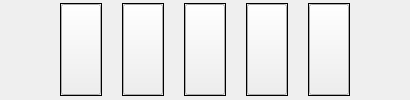
       <widget class="QWidget" name="Bottom" native="true">
        <property name="font">
         <font>
          <weight>50</weight>
          <bold>false</bold>
         </font>
        </property>
        <layout class="QHBoxLayout" name="bottom">
         <property name="spacing">
          <number>20</number>
         </property>
         <property name="sizeConstraint">
          <enum>QLayout::SetNoConstraint</enum>
         </property>
         <property name="leftMargin">
          <number>60</number>
         </property>
         <property name="topMargin">
          <number>3</number>
         </property>
         <property name="rightMargin">
          <number>60</number>
         </property>
         <property name="bottomMargin">
          <number>4</number>
         </property>
         <item>
          <widget class="QFrame" name="fm20">
           <property name="frameShape">
            <enum>QFrame::Box</enum>
           </property>
           <property name="frameShadow">
            <enum>QFrame::Plain</enum>
           </property>
           <layout class="QHBoxLayout" name="horizontalLayout_5">
            <property name="spacing">
             <number>0</number>
            </property>
            <property name="leftMargin">
             <number>0</number>
            </property>
            <property name="topMargin">
             <number>0</number>
            </property>
            <property name="rightMargin">
             <number>0</number>
            </property>
            <property name="bottomMargin">
             <number>0</number>
            </property>
            <item>
             <widget class="QPushButton" name="obj20">
              <property name="sizePolicy">
               <sizepolicy hsizetype="Preferred" vsizetype="Preferred">
                <horstretch>0</horstretch>
                <verstretch>0</verstretch>
               </sizepolicy>
              </property>
              <property name="baseSize">
               <size>
                <width>40</width>
                <height>40</height>
               </size>
              </property>
              <property name="checkable">
               <bool>true</bool>
              </property>
             </widget>
            </item>
           </layout>
          </widget>
         </item>
         <item>
          <widget class="QFrame" name="fm21">
           <property name="frameShape">
            <enum>QFrame::Box</enum>
           </property>
           <property name="frameShadow">
            <enum>QFrame::Plain</enum>
           </property>
           <layout class="QHBoxLayout" name="horizontalLayout_6">
            <property name="spacing">
             <number>0</number>
            </property>
            <property name="leftMargin">
             <number>0</number>
            </property>
            <property name="topMargin">
             <number>0</number>
            </property>
            <property name="rightMargin">
             <number>0</number>
            </property>
            <property name="bottomMargin">
             <number>0</number>
            </property>
            <item>
             <widget class="QPushButton" name="obj21">
              <property name="sizePolicy">
               <sizepolicy hsizetype="Preferred" vsizetype="Preferred">
                <horstretch>0</horstretch>
                <verstretch>0</verstretch>
               </sizepolicy>
              </property>
              <property name="checkable">
               <bool>true</bool>
              </property>
             </widget>
            </item>
           </layout>
          </widget>
         </item>
         <item>
          <widget class="QFrame" name="fm22">
           <property name="frameShape">
            <enum>QFrame::Box</enum>
           </property>
           <property name="frameShadow">
            <enum>QFrame::Plain</enum>
           </property>
           <layout class="QHBoxLayout" name="horizontalLayout_7">
            <property name="spacing">
             <number>0</number>
            </property>
            <property name="leftMargin">
             <number>0</number>
            </property>
            <property name="topMargin">
             <number>0</number>
            </property>
            <property name="rightMargin">
             <number>0</number>
            </property>
            <property name="bottomMargin">
             <number>0</number>
            </property>
            <item>
             <widget class="QPushButton" name="obj22">
              <property name="sizePolicy">
               <sizepolicy hsizetype="Preferred" vsizetype="Preferred">
                <horstretch>0</horstretch>
                <verstretch>0</verstretch>
               </sizepolicy>
              </property>
              <property name="checkable">
               <bool>true</bool>
              </property>
             </widget>
            </item>
           </layout>
          </widget>
         </item>
         <item>
          <widget class="QFrame" name="fm23">
           <property name="frameShape">
            <enum>QFrame::Box</enum>
           </property>
           <property name="frameShadow">
            <enum>QFrame::Plain</enum>
           </property>
           <layout class="QHBoxLayout" name="horizontalLayout_3">
            <property name="spacing">
             <number>0</number>
            </property>
            <property name="leftMargin">
             <number>0</number>
            </property>
            <property name="topMargin">
             <number>0</number>
            </property>
            <property name="rightMargin">
             <number>0</number>
            </property>
            <property name="bottomMargin">
             <number>0</number>
            </property>
            <item>
             <widget class="QPushButton" name="obj23">
              <property name="sizePolicy">
               <sizepolicy hsizetype="Preferred" vsizetype="Preferred">
                <horstretch>0</horstretch>
                <verstretch>0</verstretch>
               </sizepolicy>
              </property>
              <property name="checkable">
               <bool>true</bool>
              </property>
             </widget>
            </item>
           </layout>
          </widget>
         </item>
         <item>
          <widget class="QFrame" name="fm24">
           <property name="frameShape">
            <enum>QFrame::Box</enum>
           </property>
           <property name="frameShadow">
            <enum>QFrame::Plain</enum>
           </property>
           <layout class="QHBoxLayout" name="horizontalLayout_4">
            <property name="spacing">
             <number>0</number>
            </property>
            <property name="leftMargin">
             <number>0</number>
            </property>
            <property name="topMargin">
             <number>0</number>
            </property>
            <property name="rightMargin">
             <number>0</number>
            </property>
            <property name="bottomMargin">
             <number>0</number>
            </property>
            <item>
             <widget class="QPushButton" name="obj24">
              <property name="sizePolicy">
               <sizepolicy hsizetype="Preferred" vsizetype="Preferred">
                <horstretch>0</horstretch>
                <verstretch>0</verstretch>
               </sizepolicy>
              </property>
              <property name="checkable">
               <bool>true</bool>
              </property>
             </widget>
            </item>
           </layout>
          </widget>
         </item>
        </layout>
       </widget>
